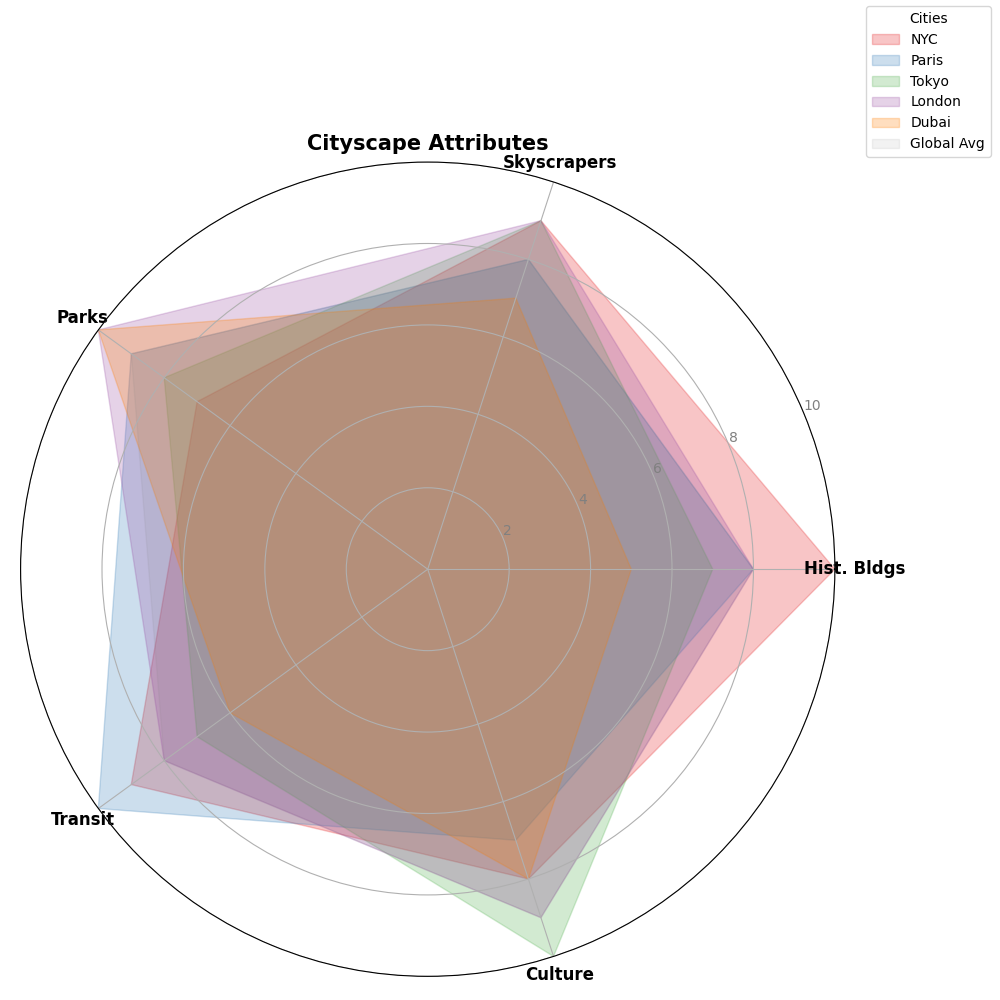

Write the Python code that produced this figure.
import numpy as np
import matplotlib.pyplot as plt
from math import pi

categories = ['Hist. Bldgs', 'Skyscrapers', 'Parks', 'Transit', 'Culture']
city_scores = {
    'NYC': [10, 9, 7, 9, 8],
    'Paris': [8, 8, 9, 10, 7],
    'Tokyo': [7, 9, 8, 7, 10],
    'London': [8, 9, 10, 8, 9],
    'Dubai': [5, 7, 10, 6, 8]
}

global_averages = [8, 8, 9, 8, 9]

num_vars = len(categories)
angles = np.linspace(0, 2 * pi, num_vars, endpoint=False).tolist()
angles += angles[:1]

colors = ['#e41a1c', '#377eb8', '#4daf4a', '#984ea3', '#ff7f00']

fig, ax = plt.subplots(figsize=(10, 10), subplot_kw=dict(polar=True))

def add_city_radar(city_name, color):
    scores = city_scores[city_name]
    scores += scores[:1]
    ax.fill(angles, scores, color=color, alpha=0.25, label=city_name)

for city, color in zip(city_scores.keys(), colors):
    add_city_radar(city, color)

ax.set_xticks(angles[:-1])
ax.set_xticklabels(categories, fontsize=12, weight='bold')
ax.set_ylim(0, 10)
plt.yticks([2, 4, 6, 8, 10], ["2", "4", "6", "8", "10"], color="grey", size=10)

plt.title('Cityscape Attributes', size=15, weight='bold', ha='center', va='top', position=(0.5, 1.1))

global_averages += global_averages[:1]
ax.fill(angles, global_averages, color='grey', alpha=0.1, label='Global Avg')

ax.legend(loc='upper right', bbox_to_anchor=(1.2, 1.2), fontsize=10, title='Cities')

plt.tight_layout()
plt.show()
